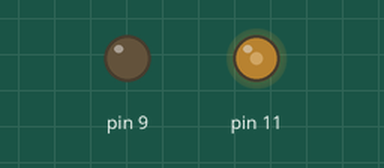
Bench run of a sketch on a simulated Arduino Uno, built with avr-gcc and run on an emulated ATmega328P. Shown: output pins drawn as LEDs (lit = HIGH).

Above: at 0.05 s.
At 0.2 s:
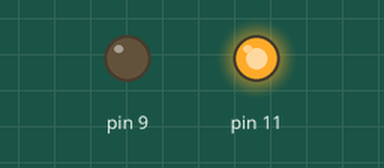
At 0.35 s:
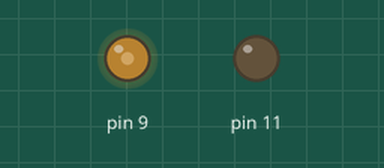
At 0.6 s:
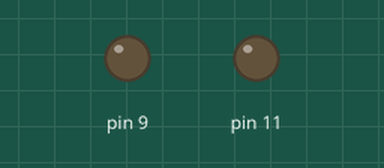
Timing chart, 0 to 3.0 s (numbered marks = the images above):
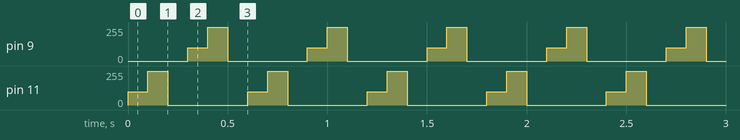

The sketch:

My02.ino
```cpp
void setup() {
  pinMode (11, OUTPUT);
  pinMode (9, OUTPUT);
}

void loop() {
  analogWrite(11, 100);
  delay(100);
  analogWrite(11, 255);
  delay(100);
  analogWrite(11, 0);
  delay(100);
  analogWrite(9, 100);
  delay(100);
  analogWrite(9, 255);
  delay(100);
  analogWrite(9, 0);
  delay(100);
}
```

Measured:
- by itself, pin 9, pin 11: repeats every 0.60 s: 255/255 0.10 s, 0/255 0.40 s, 100/255 0.10 s
